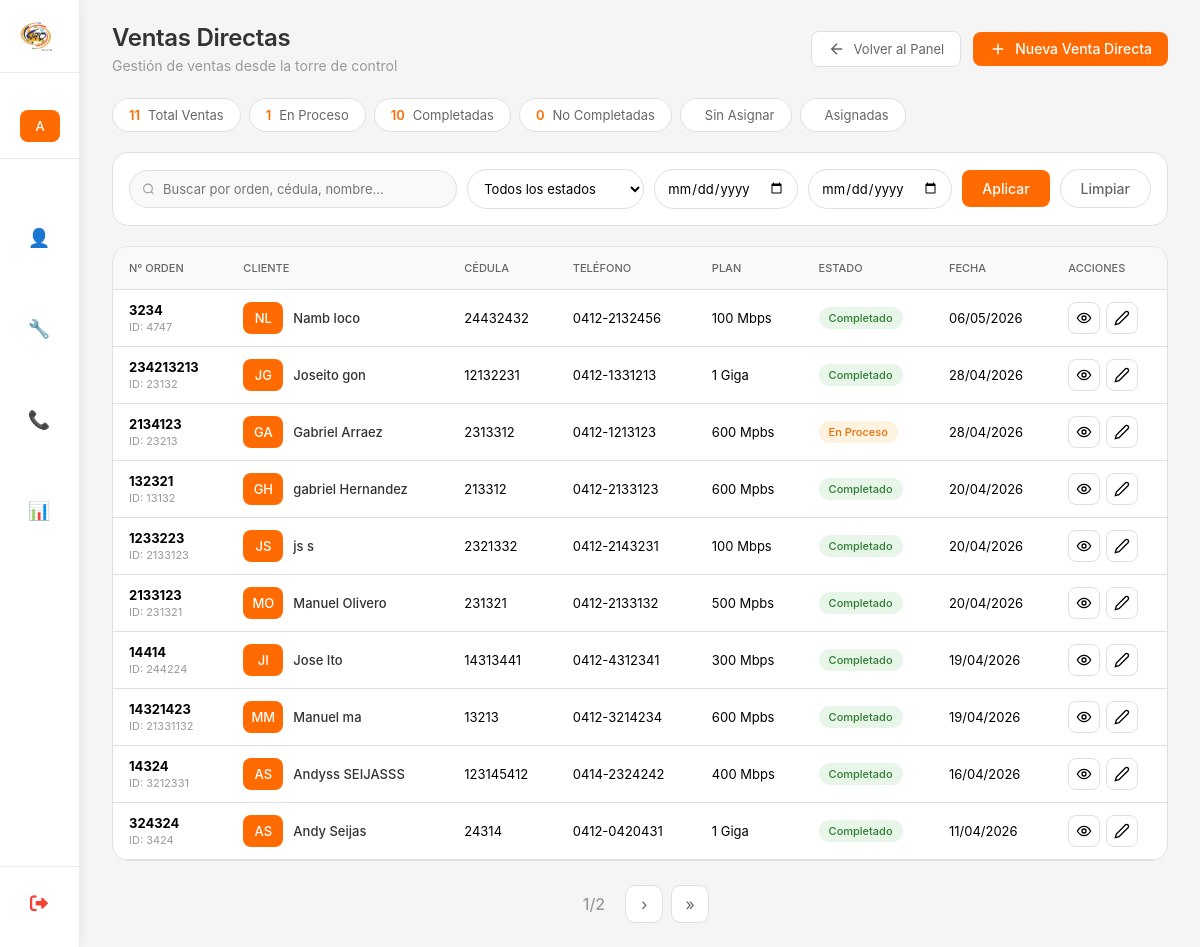
The page /ventas-directas/ (signed in) on the database as committed earlier.
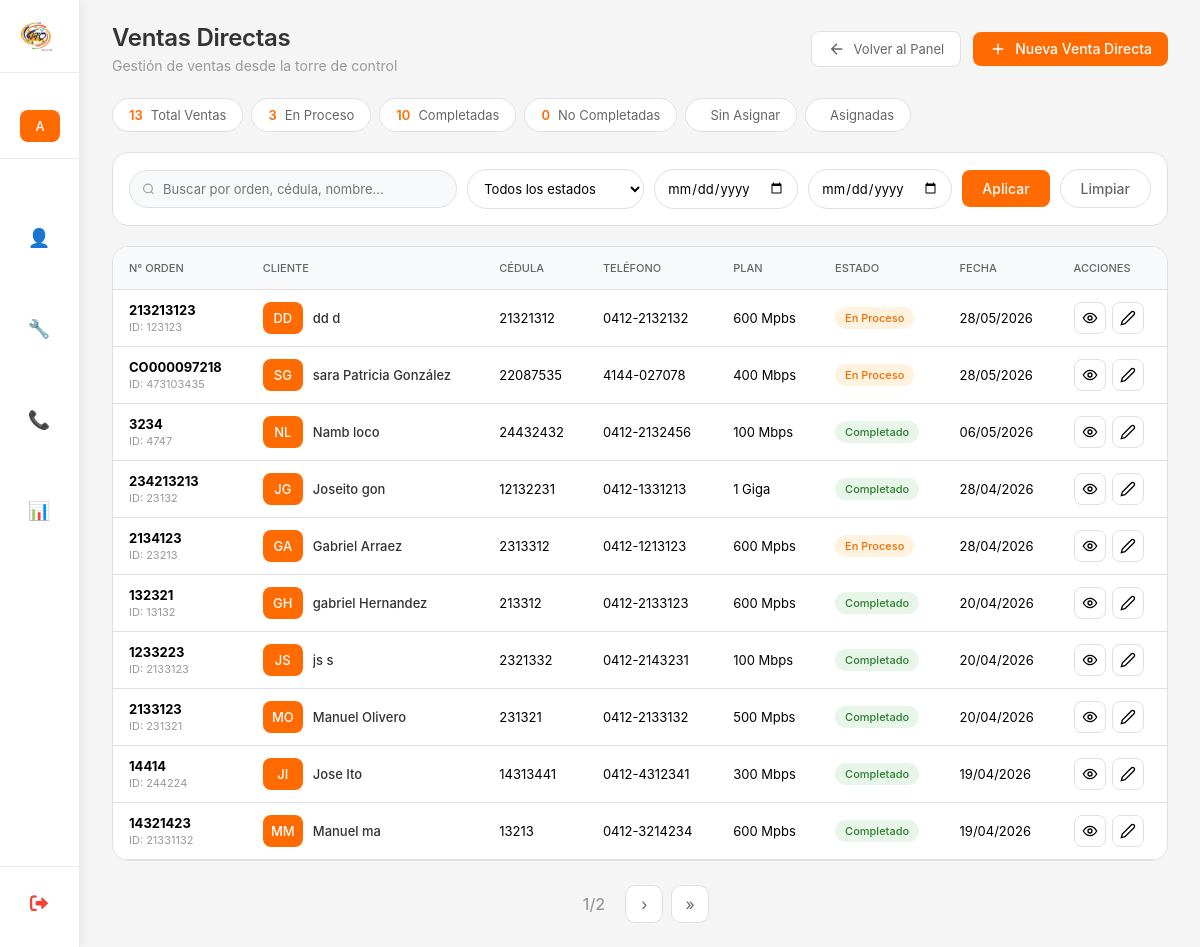
The same page on the database as committed later.
### myapp/models.py (models this page shows, shortened)
class VentaDirecta(models.Model):
    class EstadoVenta(models.TextChoices):
        EN_PROCESO = 'EN_PROCESO', 'En Proceso'
        COMPLETADO = 'COMPLETADO', 'Completado'
        NO_COMPLETADO = 'NO_COMPLETADO', 'No Completado'
    nro_orden = models.CharField(
        max_length=50,
        unique=True,
        verbose_name="Número de Orden",
        help_text="Número único de orden de venta"
    )
    cedula = models.CharField(
        max_length=15,
        verbose_name="Cédula",
        help_text="Cédula del cliente"
    )
    customer_id = models.CharField(
        max_length=50,
        verbose_name="Customer ID",
        blank=True,
        null=True,
        help_text="ID del cliente en el sistema"
    )
    nombre = models.CharField(
        max_length=100,
        verbose_name="Nombre"
    )
    apellido = models.CharField(
        max_length=100,
        verbose_name="Apellido"
    )
    telefono = models.CharField(
        max_length=20,
        verbose_name="Teléfono",
        help_text="Teléfono de contacto"
    )
    plan = models.ForeignKey(
        Plan,
        on_delete=models.PROTECT,
        related_name='ventas_directas',
        verbose_name="Plan"
    )
    fecha = models.DateField(
        auto_now_add=True,
        verbose_name="Fecha de venta"
    )
    estado = models.CharField(
        max_length=15,
        choices=EstadoVenta.choices,
        default=EstadoVenta.EN_PROCESO,
        verbose_name="Estado de la Venta"
    )
    fecha_creacion = models.DateTimeField(
        auto_now_add=True,
        verbose_name="Fecha de creación en sistema"
    )
    fecha_actualizacion = models.DateTimeField(
        auto_now=True,
        verbose_name="Última actualización"
    )
    creado_por = models.ForeignKey(
        User,
        on_delete=models.SET_NULL,
        null=True,
        blank=True,
        related_name='ventas_directas_creadas',
        verbose_name="Creado por"
    )
    observacion = models.TextField(
        max_length=500,
        verbose_name="Observaciones",
        blank=True,
        null=True,
        help_text="Notas adicionales sobre la venta"
    )
    class Meta:
        verbose_name = "Venta Directa"
        verbose_name_plural = "Ventas Directas"
        ordering = ['-fecha', '-fecha_creacion']
        indexes = [
            models.Index(fields=['nro_orden']),
            models.Index(fields=['cedula']),
            models.Index(fields=['fecha']),
            models.Index(fields=['estado']),
        ]

class Plan(models.Model):
    nombre = models.CharField(max_length=100,unique=True,verbose_name="Nombre del Plan")
    activo = models.BooleanField(default=True,verbose_name="Activo")
    fecha_creacion = models.DateTimeField(
        auto_now_add=True,
        verbose_name="Fecha de creación"
    )
    class Meta:
        verbose_name = "Plan"
        verbose_name_plural = "Planes"
        ordering = ['nombre']

### myapp/views_venta_directa.py (the view, shortened to what this page needs)
# urls.py: path('ventas-directas/',lista_ventas_directas, name='lista_ventas_directas'),
@login_required
def lista_ventas_directas(request):
    es_admin = request.user.is_superuser or request.user.groups.filter(name='Administrador').exists()
    es_torre_control = request.user.groups.filter(name='TorreControl').exists()
    if not (es_admin or es_torre_control):
        messages.error(request, 'No tienes permisos para acceder a esta página.')
        return redirect('dashboard')
    ventas = VentaDirecta.objects.select_related('plan', 'creado_por').all()
    busqueda = request.GET.get('busqueda', '')
    estado = request.GET.get('estado', '')
    if estado:
        ventas = ventas.filter(estado=estado)
    fecha_desde = request.GET.get('fecha_desde', '')
    fecha_hasta = request.GET.get('fecha_hasta', '')
    if fecha_desde:
        ventas = ventas.filter(fecha__gte=fecha_desde)
    if fecha_hasta:
        ventas = ventas.filter(fecha__lte=fecha_hasta)
    paginator = Paginator(ventas, 10)
    page = request.GET.get('page')
    page_obj = paginator.get_page(page)
    total = ventas.count()
    en_proceso = ventas.filter(estado='EN_PROCESO').count()
    completadas = ventas.filter(estado='COMPLETADO').count()
    no_completadas = ventas.filter(estado='NO_COMPLETADO').count()
    context = {
        'page_obj': page_obj,
        'total': total,
        'en_proceso': en_proceso,
        'completadas': completadas,
        'no_completadas': no_completadas,
        'busqueda': busqueda,
        'estado_filtro': estado,
        'fecha_desde': fecha_desde,
        'fecha_hasta': fecha_hasta,
        'es_admin': es_admin,
    }
    return render(request, 'Admin/ventas_directa/venta_directa.html', context)

### myapp/context_processors.py (called while the page is built)
def zona_horaria_venezuela(request):
    timezone.activate(pytz.timezone('America/Caracas'))
    return {}

### myapp/templates/Admin/ventas_directa/venta_directa.html (shortened to what the changed rows need)
{% extends 'Inicio_De_Sesion/base.html' %}
{% load static %}
{% block page_title %}Ventas Directas{% endblock %}
{% block content %}
<div class="stats-grid">
    <div class="stat-card">
        <span class="stat-value">{{ total }}</span>
        <span class="stat-label">Total Ventas</span>
    </div>
    <div class="stat-card">
        <span class="stat-value">{{ en_proceso }}</span>
        <span class="stat-label">En Proceso</span>
    </div>
</div>
<div class="desktop-view">
    <div class="table-container">
        <table class="table">
            <thead>
                <tr>
                    <th>N° Orden</th>
                    <th>Cliente</th>
                    <th>Cédula</th>
                    <th>Teléfono</th>
                    <th>Plan</th>
                    <th>Estado</th>
                    <th>Fecha</th>
                    <th>Acciones</th>
                </thead>
            <tbody>
                {% for venta in page_obj %}
                <tr>
                    <td><strong>{{ venta.nro_orden }}</strong>{% if venta.customer_id %}<br><small class="text-muted">ID: {{ venta.customer_id }}</small>{% endif %}</td>
                    <td>
                        <div class="user-cell">
                            <span class="user-avatar">{{ venta.nombre|first|upper }}{{ venta.apellido|first|upper }}</span>
                            <div>
                                <div class="user-name">{{ venta.nombre }} {{ venta.apellido }}</div>
                            </div>
                        </div>
                    </td>
                    <td>{{ venta.cedula }}</td>
                    <td>{{ venta.telefono }}</td>
                    <td>{{ venta.plan.nombre }}</td>
                    <td>
                        {% if venta.estado == 'EN_PROCESO' %}
                        <span class="badge proceso">En Proceso</span>
                        {% elif venta.estado == 'COMPLETADO' %}
                        <span class="badge completado">Completado</span>
                        {% elif venta.estado == 'NO_COMPLETADO' %}
                        <span class="badge no-completado">No Completado</span>
                        {% endif %}
                    </td>
                    <td>{{ venta.fecha|date:"d/m/Y" }}</td>
                    <td>
                        <div class="actions">
                            <button class="action-btn" onclick="verDetalle({{ venta.id }})" title="Ver detalles">
                                <svg width="16" height="16" viewBox="0 0 24 24" fill="none" stroke="currentColor" stroke-width="2">
                                    <circle cx="12" cy="12" r="3"/>
                                    <path d="M22 12c-2.667 4.667-6 7-10 7s-7.333-2.333-10-7c2.667-4.667 6-7 10-7s7.333 2.333 10 7z"/>
                                </svg>
                            </button>
                            {% if es_admin %}
                            <button class="action-btn" onclick="editarVenta({{ venta.id }})" title="Editar">
                                <svg width="16" height="16" viewBox="0 0 24 24" fill="none" stroke="currentColor" stroke-width="2">
                                    <path d="M17 3a2.828 2.828 0 1 1 4 4L7.5 20.5 2 22l1.5-5.5L17 3z"/>
                                </svg>
                            </button>
                            {% endif %}
                        </div>
                    </td>
                </tr>
                {% empty %}
                <tr>
                    <td colspan="9" class="empty">No hay ventas directas registradas</td>
                </tr>
                {% endfor %}
            </tbody>
        </table>
    </div>
</div>
{% endblock %}

Rows that differ between the two databases and show on the page:
no longer on this page (row unchanged): VentaDirecta: nro_orden "14324", customer_id "3212331", nombre|first "A", apellido|first "S", nombre "Andyss", apellido "SEIJASSS", cedula "123145412", telefono "0414-2324242", plan.nombre "400 Mbps", estado "Completado", fecha "16/04/2026"
no longer on this page (row unchanged): VentaDirecta: nro_orden "324324", customer_id "3424", nombre|first "A", apellido|first "S", nombre "Andy", apellido "Seijas", cedula "24314", telefono "0412-0420431", plan.nombre "1 Giga", estado "Completado", fecha "11/04/2026"
added VentaDirecta: nro_orden "213213123", customer_id "123123", nombre|first "D", apellido|first "D", nombre "dd", apellido "d", cedula "21321312", telefono "0412-2132132", plan.nombre "600 Mpbs", estado "En Proceso", fecha "28/05/2026"
added VentaDirecta: nro_orden "CO000097218", customer_id "473103435", nombre|first "S", apellido|first "G", nombre "sara Patricia", apellido "González", cedula "22087535", telefono "4144-027078", plan.nombre "400 Mbps", estado "En Proceso", fecha "28/05/2026"
Other text that changed with them:
{{ total }}: "11" → "13"
{{ en_proceso }}: "1" → "3"
